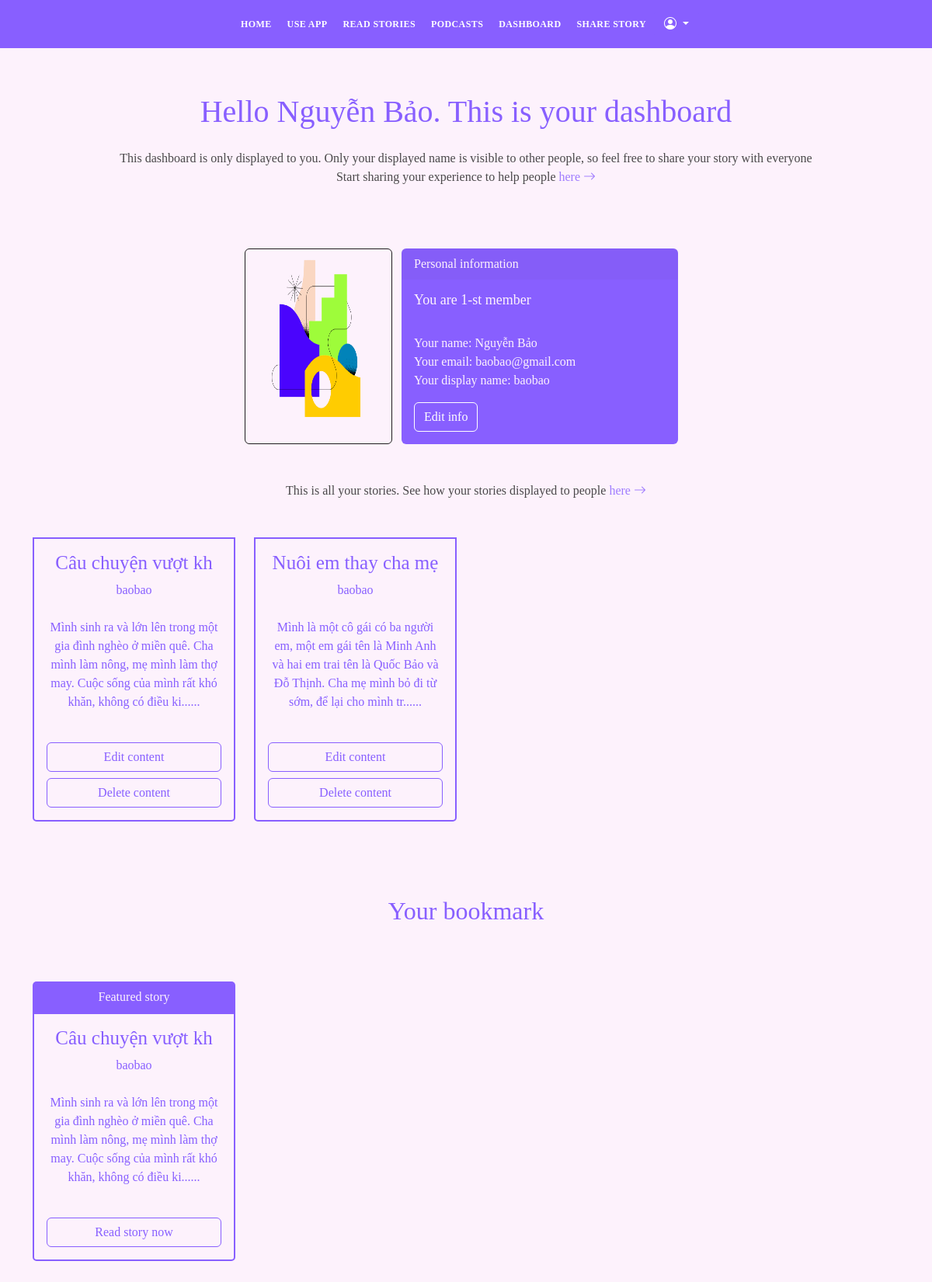
The app's page /dashboard/1 (signed in), older data.
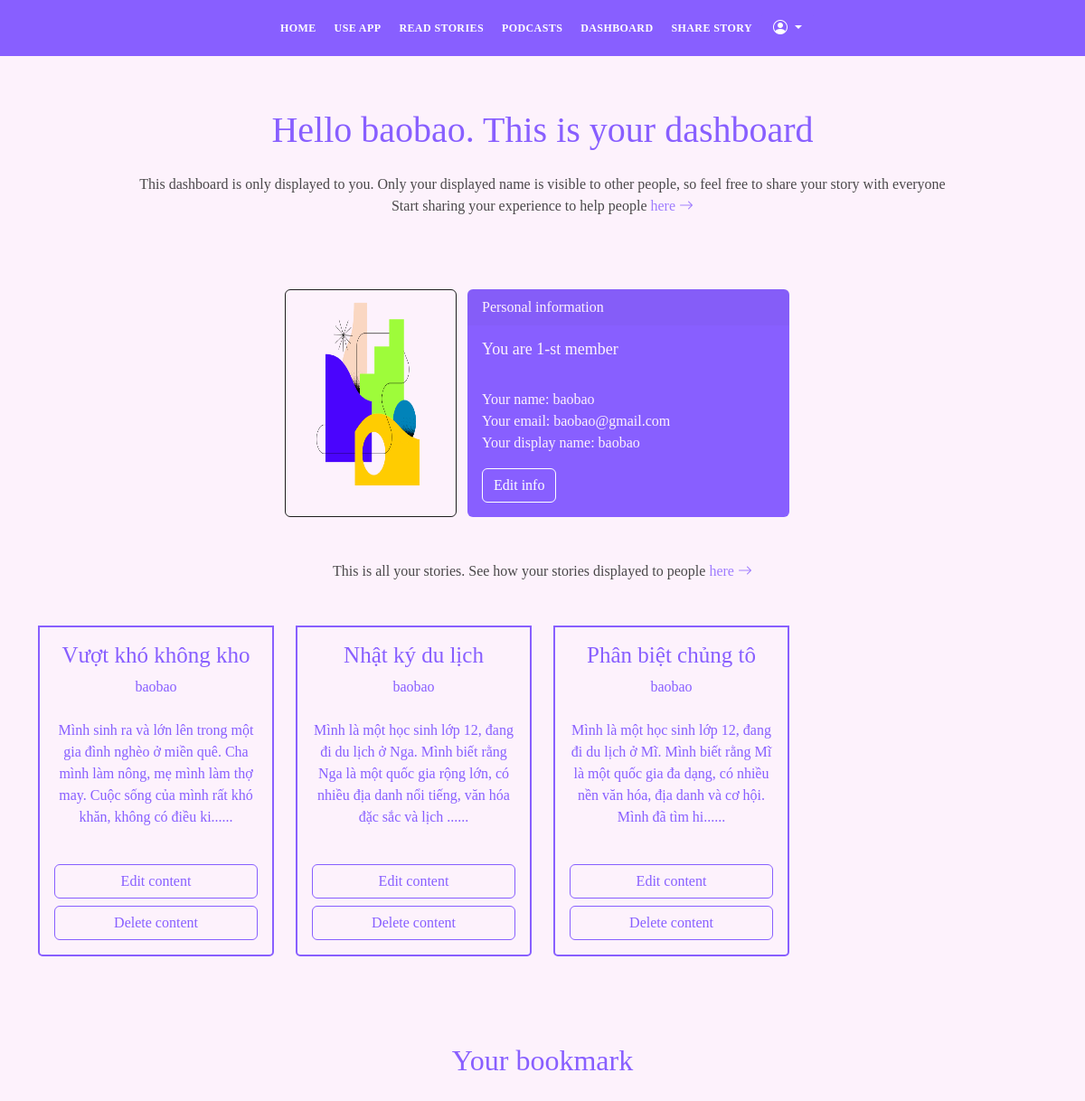
The same page, newer data.
### app.py (models this page shows, shortened)
class Users(db.Model, UserMixin):
    id = db.Column(db.Integer, primary_key=True)
    name = db.Column(db.String(200), nullable=False)
    email =  db.Column(db.String(120), nullable=False, unique=True)
    user_name = db.Column(db.String(120), nullable=False)
    password_hash = db.Column(db.String(200))
    posts = db.relationship('Blogs', backref='poster')
    comments = db.relationship('Comments', backref='commenter')
    reacts = db.relationship('Reactions', backref='reacter')
    bookmarks = db.relationship('BookMarks', backref='bookmarker')
    @property
    def password():
        raise AttributeError('password is not a readable attribute')
    date_added = db.Column(db.DateTime, default=datetime.utcnow)

class Blogs(db.Model):
    id = db.Column(db.Integer, primary_key=True)
    title = db.Column(db.String(255), nullable=False)
    content = db.Column(db.Text, nullable=False)
    date_posted = db.Column(db.DateTime, default=datetime.utcnow)
    blog_commented = db.relationship('Comments', backref='blog_commented')
    blog_reacted = db.relationship('Reactions', backref='blog_reacted')
    tags = db.relationship('Tags', backref='blog_tags')
    blog_bookmarked = db.relationship('BookMarks', backref='blog_bookmarked')
    blog_category = db.relationship('Categories', backref='blog_category')
    poster_id = db.Column(db.Integer, db.ForeignKey('users.id'))

class BookMarks(db.Model):
    id = db.Column(db.Integer, primary_key=True)
    bookmark_state = db.Column(db.String(255), nullable=False)
    date_posted = db.Column(db.DateTime, default=datetime.utcnow)
    bookmarker_id = db.Column(db.Integer, db.ForeignKey('users.id'))
    blog_id = db.Column(db.Integer, db.ForeignKey('blogs.id'))

### app.py (the view)
@app.route("/dashboard/<int:id>", methods=["GET", "POST"])
@login_required
def dashboard(id):
    user = Users.query.get_or_404(id)
    all_blogs = Blogs.query.order_by(Blogs.date_posted)
    bookmarks = BookMarks.query.order_by(BookMarks.date_posted)
    return render_template('dashboard.html', user=user, all_blogs=all_blogs, bookmarks=bookmarks)

### app.py (called while the page is built)
@app.context_processor
def base():
    form = SearchForm()
    return dict(form=form)

@login_manager.user_loader
def load_user(user_id):
    return Users.query.get(int(user_id))

### templates/dashboard.html (shortened to what this page needs)
{% include 'navbar.html' %}
<div id="hero" class="hero route bg-image">
    <div class="hero-content display-table">
        <div class="table-cell-2">
            <h1 class="text-purple"> Hello {{user.name}}. This is your dashboard</h1>
            <p class="opacity-8 mt-4 text-gray">This dashboard is only displayed to you. Only your displayed name is visible to other people, so feel free to share your story with everyone <br> Start sharing your experience to help people <a href="{{url_for('create_blog')}}">here <i class="bi bi-arrow-right"></i></a></p>
            <div class="container">
                <br>
                <div class="row mt-3">
                    <div class="col-3">
                    </div>
                    <div class="col-6">
                        <br>
                        <div class="row">
                            <div class="col-md-4 border rounded">
                                <img src="{{ url_for('static', filename='imgs/shapes/rm_6.png') }}" class="img-fluid rounded-start" alt="..." style="height:230px">
                            </div>
                            <div class="col-md-8">
                                <div class="card text-left card-primary-color-person">
                                    <div class="card-header">
                                        Personal information
                                    </div>
                                    <div class="card-body">
                                        {% if user.id == 1 %}
                                            <h5 class="card-title">You are {{user.id}}-st member</h5>
                                        {% elif user.id == 2 %}
                                            <h5 class="card-title">You are {{user.id}}-nd member</h5>
                                        {% elif user.id == 3%}
                                            <h5 class="card-title">You are {{user.id}}-rd member</h5>
                                        {% else %}
                                            <h5 class="card-title">You are {{user.id}}-th member</h5>
                                        {% endif %}
                                        <br>
                                        <p class="card-text">Your name: {{user.name}} <br> Your email: {{user.email}} <br> Your display name: {{user.user_name}}</p>
                                        <a href="{{ url_for('update_info', id=user.id)}}" class="btn btn-outline-secondary">Edit info</a>
                                    </div>
                                </div>
                            </div>
                        </div>
                    </div>
                    <div class="col-3">
                    </div>
                </div>
            </div>
            <p class="opacity-8  mt-5 text-gray" >This is all your stories. See how your stories displayed to people <a href="{{url_for('all_blogs')}}">here <i class="bi bi-arrow-right"></i></a></p>
            <div class="container mt-4">
                <div class="row mt-4">
                    {% for blog in all_blogs %}
                        {% if blog.poster.id == current_user.id %}
                            <div class="col-3 mt-4">
                                <div class="card">
                                    <div class="card-body card-primary-color">
                                        <h3 class="card-title-blog">{{blog.title[:20]}}</h3>
                                        <a href="{{url_for('other_user_blogs', id=blog.poster.id)}}"><p class="card-text">{{blog.poster.user_name}}</p></a>
                                        <p class="card-text mt-4">{{blog.content[:150]}}......</p>
                                        <br>
                                        <div class="d-grid gap-2">
                                            <a href="{{url_for('edit_blog', id=blog.id)}}" class="btn btn-outline-primary">Edit content</a>
                                            <a class="btn btn-outline-primary" data-bs-toggle="modal" data-bs-target="#deleteModal">Delete content</a>
                                        </div>
                                    </div>
                                </div>
                            </div>
                        {% endif %}
                    {% endfor %}
                </div>
            </div>
            <br><br><br>
            <br>
            <h2 class="text-purple">Your bookmark</h2>
            <div class="container mt-5">
                <div class="row">
                    {% for bookmark in bookmarks %}
                        {% if bookmark.bookmarker.id == current_user.id %}
                                <div class="col-3 mt-4">
                                    <div class="card">
                                        <div class="card-header card-secondary-color">
                                            Featured story
                                        </div>
                                        <div class="card-body card-primary-color">
                                            <h3 class="card-title-blog">{{bookmark.blog_bookmarked.title[:20]}}</h3>
                                            <a href="{{url_for('other_user_blogs', id=bookmark.bookmarker.id)}}"><p class="card-text">{{bookmark.bookmarker.user_name}}</p></a>
                                            <p class="card-text mt-4">{{bookmark.blog_bookmarked.content[:150]}}......</p>
                                            <br>
                                            <div class="d-grid gap-2">
                                                <a href="{{url_for('blog', id=bookmark.blog_bookmarked.id)}}" class="btn btn-outline-primary">Read story now</a>
                                            </div>
                                        </div>
                                    </div>
                                </div>
                        {% endif %}
                    {% endfor %}
                </div>
            </div>
            <br><br><br>
        </div>
    </div>
</div>

### templates/navbar.html (shortened to what this page needs)
<!DOCTYPE html>
<html lang="en">
<head>
    <link rel="stylesheet" href="https://cdn.jsdelivr.net/npm/bootstrap-icons@1.4.1/font/bootstrap-icons.css" />
    <link rel="stylesheet" href="{{ url_for('static', filename='vendor/bootstrap/css/bootstrap.min.css') }}">
    <link rel="stylesheet" href="{{ url_for('static', filename='vendor/bootstrap-icons/bootstrap-icons.css') }}">
    <link rel="stylesheet" href="{{ url_for('static', filename='vendor/glightbox/css/glightbox.min.css') }}">
    <link rel="stylesheet" href="{{ url_for('static', filename='vendor/swiper/swiper-bundle.min.css') }}">
    <link rel="stylesheet" href="{{ url_for('static', filename='css/index.css') }}">
</head>
<body>
    <header id="header" class="fixed-top header-scrolled">
        <div class="container d-flex align-items-center justify-content-between">
            <div class="container text-center">
                <div class="row">
                    <div class="col-2">
                    </div>
                    <div class="col-8 d-flex justify-content-center" >
                        <nav id="navbar" class="navbar ">
                            <ul>
                                <li><a class="nav-link scrollto" href="{{ url_for('home')}}">Home</a></li>
                                <li><a class="nav-link scrollto" href="http://localhost:8501/App">Use App</a></li>
                                {% if current_user.is_authenticated %}
                                    <li><a class="nav-link scrollto" href="{{ url_for('all_blogs')}}">Read stories</a></li>
                                    <li><a class="nav-link scrollto" href="{{ url_for('all_podcasts')}}">Podcasts</a></li>
                                    <li><a class="nav-link scrollto " href="{{ url_for('dashboard', id=current_user.id)}}">Dashboard</a></li>
                                    <li><a class="nav-link scrollto " href="{{ url_for('create_blog')}}">Share story</a></li>
                                    <div class="dropdown">
                                        <button class="btn btn-primary dropdown-toggle" type="button" data-bs-toggle="dropdown" aria-expanded="false">
                                            <i class="bi bi-person-circle"></i>
                                        </button>
                                    </div>
                                {% else %}
                                    <li><a class="nav-link scrollto " href="{{url_for ('registration')}}">Sign up</a></li>
                                    <li><a class="nav-link scrollto" href="{{url_for('login')}}">Log in</a></li>
                                {% endif %}
                            </ul>
                        </nav>
                    </div>
                    <div class="col-2"></div>
                </div>
            </div>
        </div>
    </header>
</body>
</html>

### static/css/index.css (style rules this page uses)
:root { --dark-color: black; --body-font-size: 1.2rem; --body-font-color: var(--purple-color); --body-font-active: #8774f1; --purple-color-dark: #5215fc; --purple-color: #885fff; --purple-color-light: #8774f1; --pink-color: #ee93a9; --light-color: #febfad; --bg-color: #fdf2fc; --dark-light-color: #1e1e1e; --bs-border-width: 1px; --bs-border-style: solid; --white-color: white; --gray-color: #f1f1f1; }
body { background-color: var(--bg-color); background-attachment: fixed; color: #4e4e4e; font-family: Cambria, Cochin, Georgia, Times, 'Times New Roman', serif; max-width: 100%; overflow-x: hidden; }
a { color: var(--purple-color); text-decoration: none; transition: all 0.5s; }
.text-purple { color: var(--purple-color-light); }
.text-gray { color: var(--dark-light-color); }
.card { --bs-card-bg: transparent; }
.card-primary-color { background-color: var(--bg-color); color: var(--purple-color); border: 2px solid var(--purple-color); border-bottom-left-radius: 5px; border-bottom-right-radius: 5px; }
.card-primary-color-person { background-color: var(--purple-color); color: var(--bg-color); }
.opacity-8 { opacity: 0.8; }
.border { border: var(--bs-border-width) var(--bs-border-style) var(--dark-light-color) !important }
.card-title { font-size: 18px; }
.card-title-blog { font-size: 25px; color: var(--bs-btn-active-color); }
.btn-primary { --bs-btn-color: #fff; --bs-btn-bg: var(--purple-color); --bs-btn-border-color: var(--purple-color); --bs-btn-hover-color: #fff; --bs-btn-hover-bg: var(--purple-color-light); --bs-btn-hover-border-color: var(--purple-color); --bs-btn-focus-shadow-rgb: 49, 132, 253; --bs-btn-active-color: #fff; --bs-btn-active-bg: var(--purple-color); --bs-btn-active-border-color: #0a53be; --bs-btn-active-shadow: inset 0 3px 5px rgba(0, 0, 0, 0.125); --bs-btn-disabled-color: #fff; --bs-btn-disabled-bg: var(--purple-color); --bs-btn-disabled-border-color: var(--purple-color) }
.btn-outline-primary { --bs-btn-color: var(--purple-color); --bs-btn-border-color: var(--purple-color); --bs-btn-hover-color: #fff; --bs-btn-hover-bg: var(--purple-color); --bs-btn-hover-border-color: var(--purple-color); --bs-btn-focus-shadow-rgb: 13, 110, 253; --bs-btn-active-color: #fff; --bs-btn-active-bg: var(--purple-color); --bs-btn-active-border-color: var(--purple-color); --bs-btn-active-shadow: inset 0 3px 5px rgba(0, 0, 0, 0.125); --bs-btn-disabled-color: var(--purple-color); --bs-btn-disabled-bg: transparent; --bs-btn-disabled-border-color: var(--purple-color); --bs-gradient: none }
.btn-outline-secondary { --bs-btn-color: white; --bs-btn-border-color: white; --bs-btn-hover-color: var(--purple-color); --bs-btn-hover-bg: white; --bs-btn-hover-border-color: var(--bg-color); --bs-btn-focus-shadow-rgb: 13, 110, 253; --bs-btn-active-color: #fff; --bs-btn-active-bg: var(--bg-color); --bs-btn-active-border-color: var(--bg-color); --bs-btn-active-shadow: inset 0 3px 5px rgba(0, 0, 0, 0.125); --bs-btn-disabled-color: var(--bg-color); --bs-btn-disabled-bg: transparent; --bs-btn-disabled-border-color: var(--bg-color); --bs-gradient: none }
.text-left { text-align: left; display: flex; flex-direction: column; }
.bg-image { background-repeat: no-repeat; background-attachment: fixed; background-size: cover; background-position: center center; }
.display-table { width: 100%; height: 100%; display: table; }
.table-cell-2 { margin-top: 120px; }
#header { transition: all 0.5s; z-index: 997; padding: 20px 0; }
#header.header-scrolled { background: var(--purple-color); padding: 12px 0; }
.navbar { padding: 0; }
.navbar ul { margin: 0; padding: 0; display: flex; list-style: none; align-items: center; }
.navbar li { position: relative; }
.navbar>ul>li { white-space: nowrap; padding: 10px 10px 10px 10px; text-align: center; }
.navbar a, .navbar a:focus { display: flex; align-items: center; justify-content: space-between; color: #fff; font-size: 12px; font-weight: 600; padding: 0; white-space: nowrap; transition: 0.3s; letter-spacing: 0.4px; position: relative; text-transform: uppercase; }
.navbar>ul>li>a:before { content: ""; position: absolute; width: 100%; height: 2px; bottom: -6px; left: 0; width: 0; background-color: #fff; visibility: hidden; transition: all 0.3s ease-in-out 0s; }
.hero { height: 100vh; position: relative; color: #fff; }
.hero .hero-content { text-align: center; position: absolute; }
.text-purple { color: var(--purple-color); }

Row changes from the older to the newer data that the page shows:
removed Blogs: title "Câu chuyện vượt kh", poster.user_name "baobao", content "Mình sinh ra và lớn lên trong một gia đình nghèo ở miền quê. Cha mình làm nông, mẹ mình làm thợ may. Cuộc sống của mình rất khó khăn, không có điều ki"
removed Blogs: title "Nuôi em thay cha mẹ", poster.user_name "baobao", content "Mình là một cô gái có ba người em, một em gái tên là Minh Anh và hai em trai tên là Quốc Bảo và Đỗ Thịnh. Cha mẹ mình bỏ đi từ sớm, để lại cho mình tr"
no longer on this page (row edited): BookMarks: blog_bookmarked "Câu chuyện vượt kh", bookmarker.user_name "baobao", blog_bookmarked "Mình sinh ra và lớn lên trong một gia đình nghèo ở miền quê. Cha mình làm nông, mẹ mình làm thợ may. Cuộc sống của mình rất khó khăn, không có điều ki"
changed Users "baobao": name "Nguyễn Bảo" → "baobao"
added Blogs: title "Vượt khó không kho", poster.user_name "baobao", content "Mình sinh ra và lớn lên trong một gia đình nghèo ở miền quê. Cha mình làm nông, mẹ mình làm thợ may. Cuộc sống của mình rất khó khăn, không có điều ki"
added Blogs: title "Nhật ký du lịch", poster.user_name "baobao", content "Mình là một học sinh lớp 12, đang đi du lịch ở Nga. Mình biết rằng Nga là một quốc gia rộng lớn, có nhiều địa danh nổi tiếng, văn hóa đặc sắc và lịch"
now on this page (row edited): Blogs: title "Phân biệt chủng tô", poster.user_name "baobao", content "Mình là một học sinh lớp 12, đang đi du lịch ở Mĩ. Mình biết rằng Mĩ là một quốc gia đa dạng, có nhiều nền văn hóa, địa danh và cơ hội. Mình đã tìm hi"
